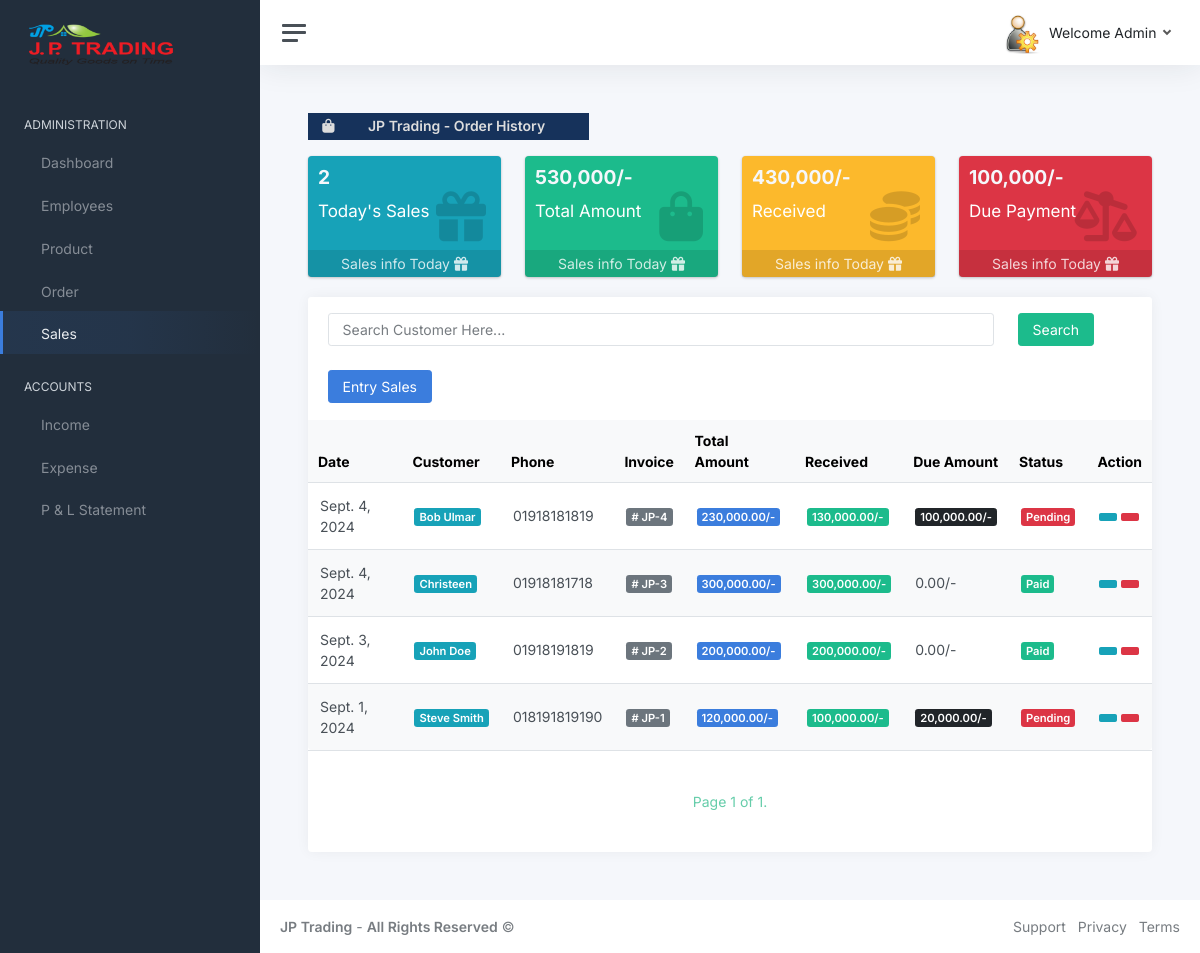
Screenshot of /sales/sales-list/ (signed in) with the database file from the repository.
### sales/models.py (models this page shows, shortened)
class Sales(models.Model):
    from_date = models.DateField(blank=True, null=True)
    to_date = models.DateField(blank=True, null=True)
    date = models.DateField(blank=True, null=True)
    customer = models.CharField(max_length=100, blank=True, null=True)
    phone = models.CharField(max_length=12, blank=True, null=True)
    sales_type = models.CharField(max_length=100, blank=True, null=True, default="Product Sales")
    invoice_number = models.CharField(max_length=100, blank=True, null=True)
    invoice_total = models.DecimalField(decimal_places=2, max_digits=20, blank=True, null=True)
    payment_receive = models.DecimalField(decimal_places=2, max_digits=20, blank=True, null=True)
    due_payment = models.DecimalField(decimal_places=2, max_digits=20, blank=True, null=True)
    payment_status = models.CharField(max_length=100, choices=PAYMENT_STATUS)
    payment_type = models.CharField(max_length=100, choices=PAYMENT_TYPE)
    class Meta:
        verbose_name_plural = "Sales"

### sales/views.py (the view, shortened to what this page needs)
# urls.py: path("sales-list/", views.SalesList.as_view(), name="sales_list"),
@method_decorator(login_required(login_url="user_login"), name="dispatch")
class SalesList(View):
    def get(self, request):
        sales = Sales.objects.all().order_by("-id")
        today_sales = Sales.objects.filter(date = today).aggregate(Count("id"))
        total_amount = Sales.objects.filter(date = today).aggregate(Sum("invoice_total"))
        received_amount = Sales.objects.filter(date = today).aggregate(Sum("payment_receive"))
        due_amount = Sales.objects.filter(date = today).aggregate(Sum("due_payment"))
        paginator = Paginator(sales, 50)
        page_number = request.GET.get("page")
        sales = paginator.get_page(page_number)
        context = {
            "sales": sales,
            "today_sales": today_sales,
            "total_amount": total_amount,
            "received_amount": received_amount,
            "due_amount": due_amount
        }
        return render(request, "sales_list.html", context)

### sales/templates/sales_list.html (shortened to what this page needs)
{% extends 'base.html' %}
{% load crispy_forms_tags %}
{% block content %}
<main class="content">
    <div class="container-fluid p-0">
      <div class="col-md-4">
         <h1 id="section_title" class="h3 mb-3"><strong><i class="fas fa-shopping-bag"></i> JP Trading - Order History</strong></h1>
       </div>
        <div class="row">
         <div class="col-lg-3 col-6">
           <div class="small-box bg-info">
             <div class="inner">
               <h3>{{ today_sales.id__count }}</h3>
               <p>Today's Sales</p>
             </div>
             <div class="icon">
              <i class="fas fa-gift"></i>
             </div>
             <a href="#" class="small-box-footer">Sales info Today <i class="fas fa-gift"></i></a>
           </div>
         </div>
         <div class="col-lg-3 col-6">
           <div class="small-box bg-success">
             <div class="inner">
               <h3>{{ total_amount.invoice_total__sum }}/-</h3>
               <p>Total Amount</p>
             </div>
             <div class="icon">
              <i class="fas fa-shopping-bag"></i>
             </div>
             <a href="#" class="small-box-footer">Sales info Today <i class="fas fa-gift"></i></a>
           </div>
         </div>
         <div class="col-lg-3 col-6">
           <div class="small-box bg-warning">
             <div class="inner">
               <h3>{{ received_amount.payment_receive__sum }}/-</h3>
               <p>Received</p>
             </div>
             <div class="icon">
              <i class="fas fa-coins"></i>
             </div>
             <a href="#" class="small-box-footer">Sales info Today <i class="fas fa-gift"></i></a>
           </div>
         </div>
         <div class="col-lg-3 col-6">
           <div class="small-box bg-danger">
             <div class="inner">
               <h3>{{ due_amount.due_payment__sum }}/-</h3>
               <p>Due Payment</p>
             </div>
             <div class="icon">
              <i class="fas fa-balance-scale-right"></i>
             </div>
             <a href="#" class="small-box-footer">Sales info Today <i class="fas fa-gift"></i></a>
           </div>
         </div>
       </div>
       <div class="row">
          <div class="col-12 col-lg-12 col-xxl-9 d-flex">
             <div class="card flex-fill">
                <div class="card-header">
                  <form class="mb-4" method="GET">
                     <div class="row">
                        <div class="col-md-10">
                           <input class="form-control" name="search" placeholder="Search Customer Here...">
                        </div>
                        <div class="col-md-2">
                           <button class="btn btn-success">Search</button>
                        </div>
                     </div>
                   </form>
                  <a href="{% url 'add_sales' %}"><button type="submit" class="btn btn-primary">
                     Entry Sales</button></a>
                </div>
                <table class="table table-hover my-0">
                   <thead>
                      <tr>
                         <th>Date</th>
                         <th class="d-none d-xl-table-cell">Customer</th>
                         <th class="d-none d-xl-table-cell">Phone</th>
                         <th class="d-none d-md-table-cell">Invoice</th>
                         <th class="d-none d-md-table-cell">Total Amount</th>
                         <th class="d-none d-md-table-cell">Received</th>
                         <th class="d-none d-md-table-cell">Due Amount</th>
                         <th class="d-none d-md-table-cell">Status</th>
                         <th class="d-none d-md-table-cell">Action</th>
                      </tr>
                   </thead>
                   <tbody>
                    {% for s in sales %}
                      <tr>
                         <td>{{ s.date }}</td>
                         <td><span class="badge bg-info">{{ s.customer }}</span></td>
                         <td>{{ s.phone }}</td>
                         <td><span class="badge bg-secondary"># JP-{{ s.id }}</span></td>
                         <td><span class="badge bg-primary">{{ s.invoice_total }}/-</span></td>
                         <td><span class="badge bg-success">{{ s.payment_receive }}/-</span></td>
                         {% if s.due_payment == 0 %}
                            <td>{{ s.due_payment }}/-</td>
                         {% else %}
                            <td><span class="badge bg-dark">{{ s.due_payment }}/-</span></td>
                         {% endif %}
                         {% if s.payment_status == "Paid" %}
                            <td><span class="badge bg-success">{{ s.payment_status }}</span></td>
                         {% else %}
                            <td><span class="badge bg-danger">{{ s.payment_status }}</span></td>
                         {% endif %}
                         <td>
                            <a href="{% url 'update_sales' s.id %}"><button type="submit" class="btn btn-info btn-sm"></button></a>
                            <a href="{% url 'delete_sales' s.id %}"><button type="submit" class="btn btn-danger btn-sm"></button></a>
                         </td>
                      </tr>
                      {% endfor %}
                   </tbody>
                </table>
                <div class="pagination">
                  <span class="step-links">
                      <span class="current">
                          Page {{ sales.number }} of {{ sales.paginator.num_pages }}.
                      </span>
                  </span>
              </div>
             </div>
          </div>
       </div>
    </div>
 </main>
{% endblock %}

### core/templates/header.html (shortened to what this page needs)
{% load static %}
<!DOCTYPE html>
<html lang="en">
    <head>
        <link rel="stylesheet" href="https://code.ionicframework.com/ionicons/2.0.1/css/ionicons.min.css">
        <link rel="stylesheet" href="https://cdnjs.cloudflare.com/ajax/libs/font-awesome/6.6.0/css/all.min.css">
        <link href="{% static 'css/app.css' %}" rel="stylesheet">
    </head>
    <body>
        <div class="wrapper">
            <nav id="sidebar" class="sidebar js-sidebar">
                <div class="sidebar-content js-simplebar">
                    <a class="sidebar-brand" href="{% url 'index' %}">
                        <img src="{% static 'img/avatars/logo.png' %}" at="Logo" style="height:100%; width: 160px;">
                    </a>
                    {% with request.resolver_match.url_name as url_name %}
                    <ul class="sidebar-nav">
                        {% if not user.is_superuser %}
                        <li class="sidebar-header">
                            ADMINISTRATION
                        </li>
                        <li class="{% if url_name == "index" %}sidebar-item active{% endif %}">
                            <a class="sidebar-link" href="{% url 'index' %}">
                            <i class="align-middle" data-feather="sliders"></i> <span class="align-middle">Dashboard</span>
                            </a>
                        </li>
                        <li class="{% if url_name == "employee_list" %}sidebar-item active{% endif %}">
                            <a class="sidebar-link" href="{% url 'employee_list' %}">
                            <i class="align-middle" data-feather="users"></i> <span class="align-middle">Employees</span>
                            </a>
                        </li>
                        <li class="{% if url_name == "product_list" %}sidebar-item active{% endif %}">
                            <a class="sidebar-link" href="{% url 'product_list' %}">
                            <i class="align-middle" data-feather="gift"></i> <span class="align-middle">Product</span>
                            </a>
                        </li>
                        <li class="{% if url_name == "order_list" %}sidebar-item active{% endif %}">
                            <a class="sidebar-link" href="{% url 'order_list' %}">
                            <i class="align-middle" data-feather="shopping-cart"></i> <span class="align-middle">Order</span>
                            </a>
                        </li>
                        <li class="{% if url_name == "sales_list" %}sidebar-item active{% endif %}">
                            <a class="sidebar-link" href="{% url 'sales_list' %}">
                            <i class="align-middle" data-feather="folder"></i> <span class="align-middle">Sales</span>
                            </a>
                        </li>
                        {% else %}
                        <li class="sidebar-header">
                            ADMINISTRATION
                        </li>
                        <li class="{% if url_name == "index" %}sidebar-item active{% endif %}">
                            <a class="sidebar-link" href="{% url 'index' %}">
                             <span class="align-middle">Dashboard</span>
                            </a>
                        </li>
                        <li class="{% if url_name == "employee_list" %}sidebar-item active{% endif %}">
                            <a class="sidebar-link" href="{% url 'employee_list' %}">
                             <span class="align-middle">Employees</span>
                            </a>
                        </li>
                        <li class="{% if url_name == "product_list" %}sidebar-item active{% endif %}">
                            <a class="sidebar-link" href="{% url 'product_list' %}">
                             <span class="align-middle">Product</span>
                            </a>
                        </li>
                        <li class="{% if url_name == "order_list" %}sidebar-item active{% endif %}">
                            <a class="sidebar-link" href="{% url 'order_list' %}">
                             <span class="align-middle">Order</span>
                            </a>
                        </li>
                        <li class="{% if url_name == "sales_list" %}sidebar-item active{% endif %}">
                            <a class="sidebar-link" href="{% url 'sales_list' %}">
                             <span class="align-middle">Sales</span>
                            </a>
                        </li>
                        <li class="sidebar-header">
                            ACCOUNTS
                        </li>
                        <li class="{% if url_name == "income_list" %}sidebar-item active{% endif %}">
                            <a class="sidebar-link" href="{% url 'income_list' %}">
                             <span class="align-middle">Income</span>
                            </a>
                        </li>
                        <li class="{% if url_name == "expense_list" %}sidebar-item active{% endif %}">
                            <a class="sidebar-link" href="{% url 'expense_list' %}">
                             <span class="align-middle">Expense</span>
                            </a>
                        </li>
                        <li class="{% if url_name == "prfit_loss" %}sidebar-item active{% endif %}">
                            <a class="sidebar-link" href="{% url 'prfit_loss' %}">
                             <span class="align-middle">P  & L Statement</span>
                            </a>
                        </li>
                        {% endif %}
                    </ul>
                    {% endwith %}
                </div>
            </nav>
            <div class="main">
                <nav class="navbar navbar-expand navbar-light navbar-bg">
                    <a class="sidebar-toggle js-sidebar-toggle">
                    <i class="hamburger align-self-center"></i>
                    </a>
                    <div class="navbar-collapse collapse">
                        <ul class="navbar-nav navbar-align">
                            <li class="nav-item dropdown">
                                <a class="nav-link dropdown-toggle d-none d-sm-inline-block" href="#" data-bs-toggle="dropdown">
                                <img src="{% static 'img/avatars/super_admin.jpeg' %}" class="avatar img-fluid rounded me-1" alt="Charles Hall" /> <span class="text-dark">Welcome {{ user.username |capfirst }}</span>
                                </a>
                            </li>
                        </ul>
                    </div>
                </nav>

### rows the page displays
Sales: date "Sept. 4, 2024", customer "Bob Ulmar", phone "01918181819", id "4", invoice_total "230,000.00", payment_receive "130,000.00", due_payment "100,000.00", payment_status "Pending"
Sales: date "Sept. 4, 2024", customer "Christeen", phone "01918181718", id "3", invoice_total "300,000.00", payment_receive "300,000.00", due_payment "0.00", payment_status "Paid"
Sales: date "Sept. 3, 2024", customer "John Doe", phone "01918191819", id "2", invoice_total "200,000.00", payment_receive "200,000.00", due_payment "0.00", payment_status "Paid"
Sales: date "Sept. 1, 2024", customer "Steve Smith", phone "018191819190", id "1", invoice_total "120,000.00", payment_receive "100,000.00", due_payment "20,000.00", payment_status "Pending"

### other values shown
{{ user.username |capfirst }} "Admin"
{{ today_sales.id__count }} "2"
{{ total_amount.invoice_total__sum }} "530,000"
{{ received_amount.payment_receive__sum }} "430,000"
{{ due_amount.due_payment__sum }} "100,000"
{{ sales.number }} "1"
{{ sales.paginator.num_pages }} "1"
